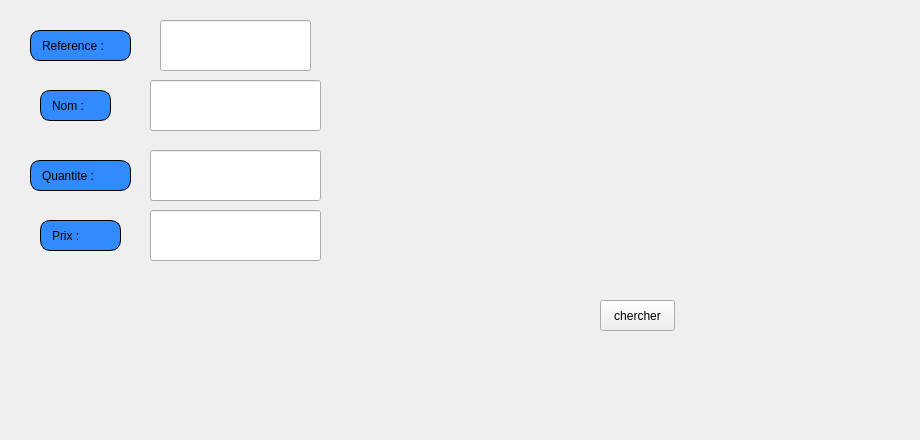
     <widget class="QWidget" name="tab_9">
      <attribute name="icon">
       <iconset>
        <normaloff>../ahmed_projet/i,qge/AP.png</normaloff>../ahmed_projet/i,qge/AP.png</iconset>
      </attribute>
      <attribute name="title">
       <string>Rechercher</string>
      </attribute>
      <widget class="QLabel" name="label_58">
       <property name="geometry">
        <rect>
         <x>-20</x>
         <y>-10</y>
         <width>911</width>
         <height>431</height>
        </rect>
       </property>
       <property name="text">
        <string/>
       </property>
       <property name="pixmap">
        <pixmap resource="ressources.qrc">:/images/img/imf.jpg</pixmap>
       </property>
      </widget>
      <widget class="QLabel" name="label_63">
       <property name="geometry">
        <rect>
         <x>40</x>
         <y>90</y>
         <width>71</width>
         <height>31</height>
        </rect>
       </property>
       <property name="styleSheet">
        <string notr="true">border: 1px solid black;
border-radius: 10px;
padding: 0 8px;
background: #318aff;
font: bold, &quot;Arial&quot;;;
text-align:center;</string>
       </property>
       <property name="text">
        <string>Nom :</string>
       </property>
      </widget>
      <widget class="QLabel" name="label_64">
       <property name="geometry">
        <rect>
         <x>30</x>
         <y>30</y>
         <width>101</width>
         <height>31</height>
        </rect>
       </property>
       <property name="styleSheet">
        <string notr="true">border: 1px solid black;
border-radius: 10px;
padding: 0 8px;
background: #318aff;
font: bold, &quot;Arial&quot;;;
text-align:center;</string>
       </property>
       <property name="text">
        <string>Reference :</string>
       </property>
      </widget>
      <widget class="QLabel" name="label_65">
       <property name="geometry">
        <rect>
         <x>30</x>
         <y>160</y>
         <width>101</width>
         <height>31</height>
        </rect>
       </property>
       <property name="styleSheet">
        <string notr="true">border: 1px solid black;
border-radius: 10px;
padding: 0 8px;
background: #318aff;
font: bold, &quot;Arial&quot;;;
text-align:center;</string>
       </property>
       <property name="text">
        <string>Quantite :</string>
       </property>
      </widget>
      <widget class="QLabel" name="label_66">
       <property name="geometry">
        <rect>
         <x>40</x>
         <y>220</y>
         <width>81</width>
         <height>31</height>
        </rect>
       </property>
       <property name="styleSheet">
        <string notr="true">border: 1px solid black;
border-radius: 10px;
padding: 0 8px;
background: #318aff;
font: bold, &quot;Arial&quot;;;
text-align:center;</string>
       </property>
       <property name="text">
        <string>Prix :</string>
       </property>
      </widget>
      <widget class="QPushButton" name="pushButton_32">
       <property name="geometry">
        <rect>
         <x>400</x>
         <y>290</y>
         <width>111</width>
         <height>51</height>
        </rect>
       </property>
       <property name="styleSheet">
        <string notr="true">#pushButton_32{
	image: url(:/new/prefix1/i,qge/AP.png);
border:none;}</string>
       </property>
       <property name="text">
        <string/>
       </property>
      </widget>
      <widget class="QLabel" name="label_79">
       <property name="geometry">
        <rect>
         <x>624</x>
         <y>-60</y>
         <width>241</width>
         <height>311</height>
        </rect>
       </property>
       <property name="text">
        <string/>
       </property>
       <property name="pixmap">
        <pixmap>../ahmed_projet/i,qge/c.png</pixmap>
       </property>
       <property name="scaledContents">
        <bool>true</bool>
       </property>
      </widget>
      <widget class="QPushButton" name="chercher_pro">
       <property name="geometry">
        <rect>
         <x>600</x>
         <y>300</y>
         <width>75</width>
         <height>31</height>
        </rect>
       </property>
       <property name="styleSheet">
        <string notr="true">#chercher_pro{
font: bold, &quot;Arial&quot;;;     background-color: qlineargradient(x1: 0, y1: 0, x2: 0, y2: 1,
                                       stop: 0 #dadbde, stop: 1 #f6f7fa);
}
#chercher_pro:pressed {
font: bold, &quot;Arial&quot;;;     background-color: qlineargradient(x1: 0, y1: 0, x2: 0, y2: 1,
                                       stop: 0 #dadbde, stop: 1 #fff07b);}</string>
       </property>
       <property name="text">
        <string>chercher</string>
       </property>
       <property name="icon">
        <iconset resource="ressources.qrc">
         <normaloff>:/images/img/AP.png</normaloff>:/images/img/AP.png</iconset>
       </property>
      </widget>
      <widget class="QLineEdit" name="lineEdit_12">
       <property name="geometry">
        <rect>
         <x>150</x>
         <y>80</y>
         <width>171</width>
         <height>51</height>
        </rect>
       </property>
      </widget>
      <widget class="QLineEdit" name="lineEdit_30">
       <property name="geometry">
        <rect>
         <x>150</x>
         <y>150</y>
         <width>171</width>
         <height>51</height>
        </rect>
       </property>
      </widget>
      <widget class="QLineEdit" name="lineEdit_26">
       <property name="geometry">
        <rect>
         <x>150</x>
         <y>210</y>
         <width>171</width>
         <height>51</height>
        </rect>
       </property>
      </widget>
      <widget class="QLineEdit" name="lineEdit_7">
       <property name="geometry">
        <rect>
         <x>160</x>
         <y>20</y>
         <width>151</width>
         <height>51</height>
        </rect>
       </property>
      </widget>
     </widget>
